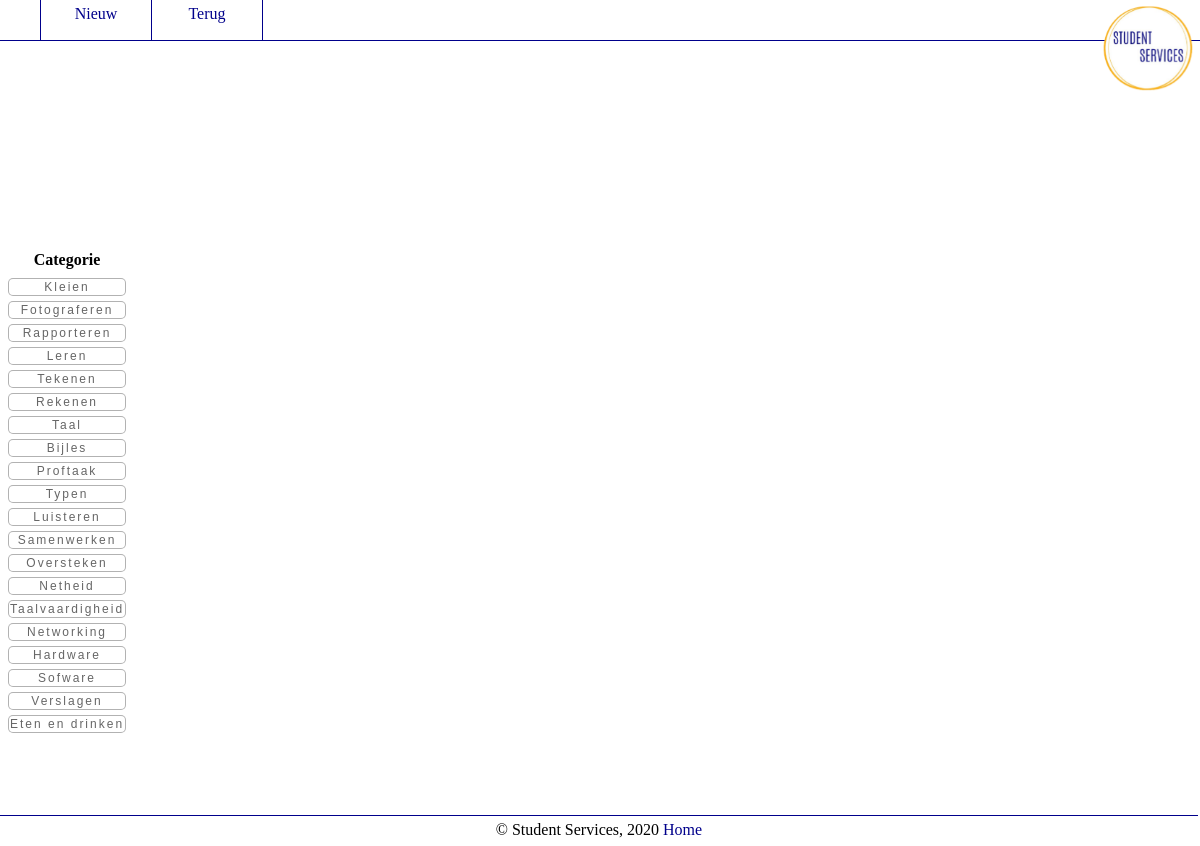
/View/Categorie/View.php, run on the app's committed database.
### tables this page shows
CREATE TABLE Categorie (
CategorieID int NOT NULL PRIMARY KEY AUTO_INCREMENT,
Categorienaam varchar(30) NOT NULL
);

### Includes/DB.php (called while the page is built, shortened)
<?php
class ConnectDB {
    private PDO $conn;
    public function __construct() {
        $servername = "127.0.0.1";
        $username = "SSimp";
        $password = "SSimp1234!";
        $database = "studentservices";
        try {
            $this->conn = new PDO("mysql:host=$servername;dbname=$database", $username, $password);
            $this->conn ->setAttribute(PDO::ATTR_ERRMODE, PDO::ERRMODE_EXCEPTION);
        }
        catch(PDOException $e)
        {
            echo "Connection failed: " . $e->getMessage();
        }
    }
    public function GetConnection() : PDO
    {
        return $this->conn;
    }
}
?>

### Model/CategorieModel.php (called while the page is built, shortened)
<?php
require_once($_SERVER['DOCUMENT_ROOT'] . "/StudentServices/BaseClass/Categorie.php");
require_once($_SERVER['DOCUMENT_ROOT'] . "/StudentServices/includes/DB.php");
class CategorieModel
{
    private PDO $conn;
    public function __construct(){
        $this->ConnectDb = new ConnectDb();
        $this->conn      = $this->ConnectDb->GetConnection();
    }
    public function getCategorieen(){
        $sql = "SELECT * FROM Categorie";
        return $this->conn->query($sql)->fetchAll(PDO::FETCH_ASSOC);
    }
}

### Controller/CategorieController.php (called while the page is built, shortened)
<?php
require_once($_SERVER['DOCUMENT_ROOT'] . "/StudentServices/Model/CategorieModel.php");
require_once($_SERVER['DOCUMENT_ROOT'] . "/StudentServices/BaseClass/Categorie.php");
class CategorieController
{
    private CategorieModel $Categoriemodel;
    public function __construct(){
        $this->Categoriemodel = new CategorieModel();
    }
    public function getCategorieen(){
        $categorielijst = array();
        foreach ($this->Categoriemodel->getCategorieen() as $categorie){
            $categorieObj      = new Categorie($categorie['CategorieID'],$categorie['Categorienaam']);
            $categorielijst [] = $categorieObj;
        }
        return $categorielijst;
    }
}

### BaseClass/Categorie.php (called while the page is built, shortened)
<?php
class Categorie
{
    private int $CategorieID;
    private string $Categorienaam;
    public function __construct(int $CategorieID, string $Categorienaam){
        $this->CategorieID   = $CategorieID;
        $this->Categorienaam = $Categorienaam;
    }
    public function getCategorieID(): int{
        return $this->CategorieID;
    }
    public function getCategorienaam(): string{
        return $this->Categorienaam;
    }
}

### View/Categorie/View.php (the view, shortened to what this page needs)
<?php
require_once ($_SERVER['DOCUMENT_ROOT']."/StudentServices/Controller/CategorieController.php");
?>
<!DOCTYPE HTML>
<html lang="en">
<head>
    <link rel="stylesheet" href="/StudentServices/css/style.css">
</head>
</head>
<body>
<div class="header">
    <nav id="page-nav">
        <ul>
            <?php
            echo "<li>
            <a href=\"Add.php\">Nieuw</a>
        </li>";
            echo "<li><a href=\"/StudentServices/index.php\">Terug</a></li>";
            ?>
        </ul>
    </nav>
         <a href="index.html"><img id="logo" src="/StudentServices/images/logotrans.png"/></a>
</div>
<div class="info">
    <form  method="post" action="Edit.php">
        <table> <tr> <th>Categorie</th> <th></th> <th></th></tr>
            <tr><td>
                    <?php
                    if (empty($_Post) && !isset($_Post["actie"]))
                    {
                        $categoriecontroller= new CategorieController();
                        foreach ($categoriecontroller->getCategorieen() as $categorie)
                        {
                            echo "<tr> <td> <input type=\"submit\" value=\"".$categorie->getCategorienaam()."\" formaction='Edit.php?ID=".$categorie->getCategorieID()."' class=\"table1col\"> </td></tr>";
                        }
                    }
                    ?>
                </td>
            </tr>
        </table>
    </form>
</div>
<div class="footer">
    <div>© Student Services, 2020
        <?php
        $GebrID = 1;
        echo "<a href=\"index.php?GebrID=$GebrID\">Home </a>";
        ?>
    </div>
</div>
</body>
</html>

### css/style.css (style rules this page uses)
body { height: 100%; padding: 0px; margin: 0px; }
.info { width: 100%; overflow: auto; padding-left : 5px; margin-bottom: 5px; margin-top: 5px; padding-bottom : 10px; }
.table1col { display: inline-block; color: #666; background-color: #ffffff; letter-spacing: 2px; font-size: 12px; padding: 1px; border-radius: 5px; -moz-border-radius: 5px; -webkit-border-radius: 5px; border: 1px solid rgba(0, 0, 0, 0.3); border-bottom-width: 1px; width: 100%; }
#logo { position: fixed; right: 0px; top: 0px; height: 100px; width: 100px; z-Index:999; }
#page-nav { width: 100%; position: fixed; border-bottom: 1px solid #00008B; background-color: #ffffff; }
.info { grid-area: info; width: 100%; overflow: auto; margin-bottom: 100px; padding-top: 202px; }
ul { list-style-type: none; overflow: hidden; width: 100%; height: 40px; margin: auto; background-color: #FFFFFF; border-color: #00008B; }
li { float: left; }
li a { text-decoration: none; float: left; background-color: #FFFFFF; color: #00008B; border-left: 1px solid #00008B; margin-left: 0px; margin-top: 0px; padding-top: 5px; height: 40px; width: 110px; font-size: 16px; text-align: center; }
li:last-child { border-right: 1px solid #00008B; }
.header { grid-area: header; height: 40px; border-bottom: 1px solid #00008B; z-index: 1; background-color: #FFFFFF; }
.footer { grid-area: footer; position: fixed; left: 0; bottom: 0; background-color: #ffffff; overflow: hidden; height: 20px; padding: 5px; width: 99%; text-align: center; border-top: 1px solid #00008B; }
.footer a { text-decoration: none; color: #00008B; margin-left: 0px; margin-top: 0px; padding-top: 25px; text-align: center; }

### data on the page
categorie: Categorienaam "Kleien"
categorie: Categorienaam "Fotograferen"
categorie: Categorienaam "Rapporteren"
categorie: Categorienaam "Leren"
categorie: Categorienaam "Tekenen"
categorie: Categorienaam "Rekenen"
categorie: Categorienaam "Taal"
categorie: Categorienaam "Bijles"
categorie: Categorienaam "Proftaak"
categorie: Categorienaam "Typen"
categorie: Categorienaam "Luisteren"
categorie: Categorienaam "Samenwerken"
categorie: Categorienaam "Oversteken"
categorie: Categorienaam "Netheid"
categorie: Categorienaam "Taalvaardigheid"
categorie: Categorienaam "Networking"
categorie: Categorienaam "Hardware"
categorie: Categorienaam "Sofware"
categorie: Categorienaam "Verslagen"
categorie: Categorienaam "Eten en drinken"
